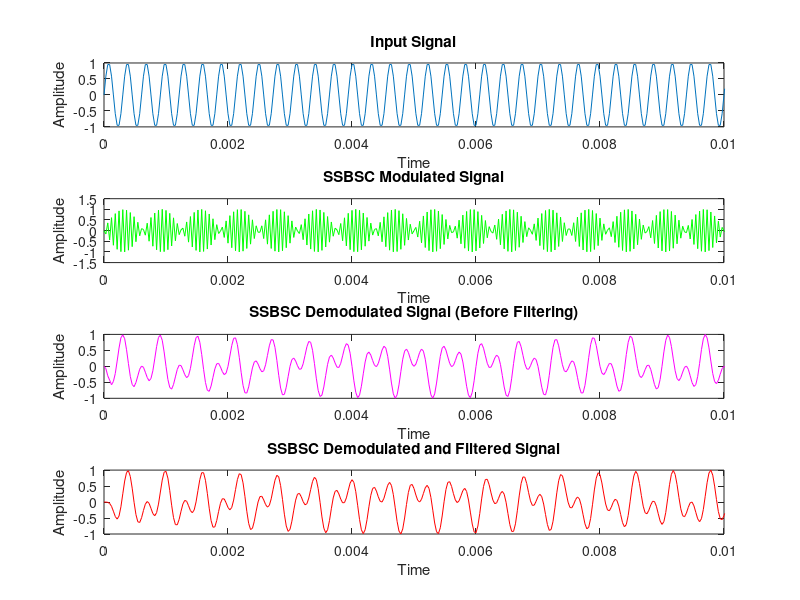

The MATLAB script that drew this image:
% Parameters
f = 3300;           % Frequency of input signal (3.3 kHz)
fc = 41000000;      % Carrier frequency (41 MHz)
fs = 10 * f;        % Sampling frequency
t = 0:1/fs:1;       % Time vector

% Generate input signal
x = sin(2 * pi * f * t);

% Modulation
carrier = sin(2 * pi * fc * t);
ssbsc_modulated = real(hilbert(x) .* exp(sqrt(-1) * 2 * pi * fc * t));

% Demodulation
ssbsc_demodulated = ssbsc_modulated .* carrier;

% Butterworth filter design
order = 6;          % Filter order
cutoff_freq = 2 * f; % Cutoff frequency for the filter, can be adjusted

% Design the Butterworth filter
[b, a] = butter(order, cutoff_freq / (fs / 2));

% Apply the filter to the demodulated signal
ssbsc_demodulated_filtered = filter(b, a, ssbsc_demodulated);

% Plot input signal
subplot(4, 1, 1);
plot(t, x);
title('Input Signal');
xlabel('Time');
ylabel('Amplitude');
xlim([0 0.01]);

% Plot modulated signal
subplot(4, 1, 2);
plot(t, ssbsc_modulated, 'g');
title('SSBSC Modulated Signal');
xlabel('Time');
ylabel('Amplitude');
xlim([0 0.01]);

% Plot demodulated signal
subplot(4, 1, 3);
plot(t, ssbsc_demodulated, 'm');
title('SSBSC Demodulated Signal (Before Filtering)');
xlabel('Time');
ylabel('Amplitude');
xlim([0 0.01]);

% Plot filtered demodulated signal
subplot(4, 1, 4);
plot(t, ssbsc_demodulated_filtered, 'r');
title('SSBSC Demodulated and Filtered Signal');
xlabel('Time');
ylabel('Amplitude');
xlim([0 0.01]);
